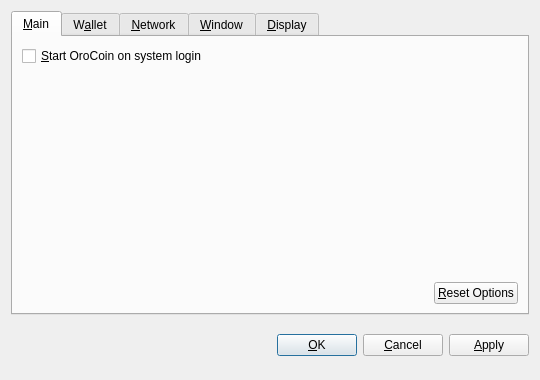
<?xml version="1.0" encoding="UTF-8"?>
<ui version="4.0">
 <class>OptionsDialog</class>
 <widget class="QDialog" name="OptionsDialog">
  <property name="geometry">
   <rect>
    <x>0</x>
    <y>0</y>
    <width>540</width>
    <height>380</height>
   </rect>
  </property>
  <property name="windowTitle">
   <string>Options</string>
  </property>
  <property name="modal">
   <bool>true</bool>
  </property>
  <layout class="QVBoxLayout" name="verticalLayout">
   <item>
    <widget class="QTabWidget" name="tabWidget">
     <property name="tabPosition">
      <enum>QTabWidget::North</enum>
     </property>
     <property name="currentIndex">
      <number>0</number>
     </property>
     <widget class="QWidget" name="tabMain">
      <attribute name="title">
       <string>&amp;Main</string>
      </attribute>
      <layout class="QVBoxLayout" name="verticalLayout_Main">
       <item>
        <widget class="QCheckBox" name="bitcoinAtStartup">
         <property name="toolTip">
          <string>Automatically start OroCoin after logging in to the system.</string>
         </property>
         <property name="text">
          <string>&amp;Start OroCoin on system login</string>
         </property>
        </widget>
       </item>
       <item>
        <spacer name="verticalSpacer_Main">
         <property name="orientation">
          <enum>Qt::Vertical</enum>
         </property>
         <property name="sizeHint" stdset="0">
          <size>
           <width>20</width>
           <height>40</height>
          </size>
         </property>
        </spacer>
       </item>
       <item>
        <layout class="QHBoxLayout" name="horizontalLayout_2_Main">
         <item>
          <spacer name="horizontalSpacer_2_Main">
           <property name="orientation">
            <enum>Qt::Horizontal</enum>
           </property>
           <property name="sizeHint" stdset="0">
            <size>
             <width>40</width>
             <height>20</height>
            </size>
           </property>
          </spacer>
         </item>
         <item>
          <widget class="QPushButton" name="resetButton">
           <property name="toolTip">
            <string>Reset all client options to default.</string>
           </property>
           <property name="text">
            <string>&amp;Reset Options</string>
           </property>
           <property name="autoDefault">
            <bool>false</bool>
           </property>
          </widget>
         </item>
        </layout>
       </item>
      </layout>
     </widget>
     <widget class="QWidget" name="tabWallet">
      <attribute name="title">
       <string>W&amp;allet</string>
      </attribute>
      <layout class="QVBoxLayout" name="verticalLayout_Network">
       <item>
        <widget class="QLabel" name="transactionFeeInfoLabel">
         <property name="text">
          <string>Optional transaction fee per kB that helps make sure your transactions are processed quickly. Most transactions are 1 kB.</string>
         </property>
         <property name="textFormat">
          <enum>Qt::PlainText</enum>
         </property>
         <property name="wordWrap">
          <bool>true</bool>
         </property>
        </widget>
       </item>
       <item>
        <layout class="QHBoxLayout" name="horizontalLayout_1_Main">
         <item>
          <widget class="QLabel" name="transactionFeeLabel">
           <property name="text">
            <string>Pay transaction &amp;fee</string>
           </property>
           <property name="textFormat">
            <enum>Qt::PlainText</enum>
           </property>
           <property name="buddy">
            <cstring>transactionFee</cstring>
           </property>
          </widget>
         </item>
         <item>
          <widget class="BitcoinAmountField" name="transactionFee"/>
         </item>
         <item>
          <spacer name="horizontalSpacer_1_Main">
           <property name="orientation">
            <enum>Qt::Horizontal</enum>
           </property>
           <property name="sizeHint" stdset="0">
            <size>
             <width>40</width>
             <height>20</height>
            </size>
           </property>
          </spacer>
         </item>
        </layout>
       </item>
       <item>
        <widget class="QLabel" name="label">
         <property name="text">
          <string>If you disable the spending of unconfirmed change, the change from a transaction cannot be used until that transaction has at least one confirmation. This also affects how your balance is computed.</string>
         </property>
         <property name="wordWrap">
          <bool>true</bool>
         </property>
        </widget>
       </item>
       <item>
        <widget class="QCheckBox" name="spendZeroConfChange">
         <property name="text">
          <string>Spend unconfirmed change  (experts only)</string>
         </property>
        </widget>
       </item>
       <item>
        <spacer name="verticalSpacer">
         <property name="orientation">
          <enum>Qt::Vertical</enum>
         </property>
         <property name="sizeHint" stdset="0">
          <size>
           <width>20</width>
           <height>40</height>
          </size>
         </property>
        </spacer>
       </item>
      </layout>
     </widget>
     <widget class="QWidget" name="tabNetwork">
      <attribute name="title">
       <string>&amp;Network</string>
      </attribute>
      <layout class="QVBoxLayout" name="verticalLayout_Network">
       <item>
        <widget class="QCheckBox" name="mapPortUpnp">
         <property name="toolTip">
          <string>Automatically open the OroCoin client port on the router. This only works when your router supports UPnP and it is enabled.</string>
         </property>
         <property name="text">
          <string>Map port using &amp;UPnP</string>
         </property>
        </widget>
       </item>
       <item>
        <widget class="QCheckBox" name="connectSocks">
         <property name="toolTip">
          <string>Connect to the OroCoin network through a SOCKS proxy (e.g. when connecting through Tor).</string>
         </property>
         <property name="text">
          <string>&amp;Connect through SOCKS proxy:</string>
         </property>
        </widget>
       </item>
       <item>
        <layout class="QHBoxLayout" name="horizontalLayout_Network">
         <item>
          <widget class="QLabel" name="proxyIpLabel">
           <property name="text">
            <string>Proxy &amp;IP:</string>
           </property>
           <property name="textFormat">
            <enum>Qt::PlainText</enum>
           </property>
           <property name="buddy">
            <cstring>proxyIp</cstring>
           </property>
          </widget>
         </item>
         <item>
          <widget class="QValidatedLineEdit" name="proxyIp">
           <property name="maximumSize">
            <size>
             <width>140</width>
             <height>16777215</height>
            </size>
           </property>
           <property name="toolTip">
            <string>IP address of the proxy (e.g. 127.0.0.1)</string>
           </property>
          </widget>
         </item>
         <item>
          <widget class="QLabel" name="proxyPortLabel">
           <property name="text">
            <string>&amp;Port:</string>
           </property>
           <property name="textFormat">
            <enum>Qt::PlainText</enum>
           </property>
           <property name="buddy">
            <cstring>proxyPort</cstring>
           </property>
          </widget>
         </item>
         <item>
          <widget class="QLineEdit" name="proxyPort">
           <property name="maximumSize">
            <size>
             <width>55</width>
             <height>16777215</height>
            </size>
           </property>
           <property name="toolTip">
            <string>Port of the proxy (e.g. 9050)</string>
           </property>
          </widget>
         </item>
         <item>
          <widget class="QLabel" name="socksVersionLabel">
           <property name="text">
            <string>SOCKS &amp;Version:</string>
           </property>
           <property name="textFormat">
            <enum>Qt::PlainText</enum>
           </property>
           <property name="buddy">
            <cstring>socksVersion</cstring>
           </property>
          </widget>
         </item>
         <item>
          <widget class="QValueComboBox" name="socksVersion">
           <property name="toolTip">
            <string>SOCKS version of the proxy (e.g. 5)</string>
           </property>
          </widget>
         </item>
         <item>
          <spacer name="horizontalSpacer_Network">
           <property name="orientation">
            <enum>Qt::Horizontal</enum>
           </property>
           <property name="sizeHint" stdset="0">
            <size>
             <width>40</width>
             <height>20</height>
            </size>
           </property>
          </spacer>
         </item>
        </layout>
       </item>
       <item>
        <spacer name="verticalSpacer_Network">
         <property name="orientation">
          <enum>Qt::Vertical</enum>
         </property>
         <property name="sizeHint" stdset="0">
          <size>
           <width>20</width>
           <height>40</height>
          </size>
         </property>
        </spacer>
       </item>
      </layout>
     </widget>
     <widget class="QWidget" name="tabWindow">
      <attribute name="title">
       <string>&amp;Window</string>
      </attribute>
      <layout class="QVBoxLayout" name="verticalLayout_Window">
       <item>
        <widget class="QCheckBox" name="minimizeToTray">
         <property name="toolTip">
          <string>Show only a tray icon after minimizing the window.</string>
         </property>
         <property name="text">
          <string>&amp;Minimize to the tray instead of the taskbar</string>
         </property>
        </widget>
       </item>
       <item>
        <widget class="QCheckBox" name="minimizeOnClose">
         <property name="toolTip">
          <string>Minimize instead of exit the application when the window is closed. When this option is enabled, the application will be closed only after selecting Quit in the menu.</string>
         </property>
         <property name="text">
          <string>M&amp;inimize on close</string>
         </property>
        </widget>
       </item>
       <item>
        <spacer name="verticalSpacer_Window">
         <property name="orientation">
          <enum>Qt::Vertical</enum>
         </property>
         <property name="sizeHint" stdset="0">
          <size>
           <width>20</width>
           <height>40</height>
          </size>
         </property>
        </spacer>
       </item>
      </layout>
     </widget>
     <widget class="QWidget" name="tabDisplay">
      <attribute name="title">
       <string>&amp;Display</string>
      </attribute>
      <layout class="QVBoxLayout" name="verticalLayout_Display">
       <item>
        <layout class="QHBoxLayout" name="horizontalLayout_1_Display">
         <item>
          <widget class="QLabel" name="langLabel">
           <property name="text">
            <string>User Interface &amp;language:</string>
           </property>
           <property name="textFormat">
            <enum>Qt::PlainText</enum>
           </property>
           <property name="buddy">
            <cstring>lang</cstring>
           </property>
          </widget>
         </item>
         <item>
          <widget class="QValueComboBox" name="lang">
           <property name="toolTip">
            <string>The user interface language can be set here. This setting will take effect after restarting OroCoin.</string>
           </property>
          </widget>
         </item>
        </layout>
       </item>
       <item>
        <layout class="QHBoxLayout" name="horizontalLayout_2_Display">
         <item>
          <widget class="QLabel" name="unitLabel">
           <property name="text">
            <string>&amp;Unit to show amounts in:</string>
           </property>
           <property name="textFormat">
            <enum>Qt::PlainText</enum>
           </property>
           <property name="buddy">
            <cstring>unit</cstring>
           </property>
          </widget>
         </item>
         <item>
          <widget class="QValueComboBox" name="unit">
           <property name="toolTip">
            <string>Choose the default subdivision unit to show in the interface and when sending coins.</string>
           </property>
          </widget>
         </item>
        </layout>
       </item>
       <item>
        <widget class="QCheckBox" name="displayAddresses">
         <property name="toolTip">
          <string>Whether to show OroCoin addresses in the transaction list or not.</string>
         </property>
         <property name="text">
          <string>&amp;Display addresses in transaction list</string>
         </property>
        </widget>
       </item>
       <item>
        <widget class="QCheckBox" name="coinControlFeatures">
         <property name="toolTip">
          <string>Whether to show coin control features or not.</string>
         </property>
         <property name="text">
          <string>Display coin &amp;control features (experts only!)</string>
         </property>
        </widget>
       </item>
       <item>
        <spacer name="verticalSpacer_Display">
         <property name="orientation">
          <enum>Qt::Vertical</enum>
         </property>
         <property name="sizeHint" stdset="0">
          <size>
           <width>20</width>
           <height>40</height>
          </size>
         </property>
        </spacer>
       </item>
      </layout>
     </widget>
    </widget>
   </item>
   <item>
    <layout class="QHBoxLayout" name="horizontalLayout_Buttons">
     <item>
      <spacer name="horizontalSpacer_1">
       <property name="orientation">
        <enum>Qt::Horizontal</enum>
       </property>
       <property name="sizeHint" stdset="0">
        <size>
         <width>40</width>
         <height>48</height>
        </size>
       </property>
      </spacer>
     </item>
     <item>
      <widget class="QLabel" name="statusLabel">
       <property name="font">
        <font>
         <weight>75</weight>
         <bold>true</bold>
        </font>
       </property>
       <property name="text">
        <string/>
       </property>
       <property name="textFormat">
        <enum>Qt::PlainText</enum>
       </property>
       <property name="wordWrap">
        <bool>true</bool>
       </property>
      </widget>
     </item>
     <item>
      <spacer name="horizontalSpacer_2">
       <property name="orientation">
        <enum>Qt::Horizontal</enum>
       </property>
       <property name="sizeHint" stdset="0">
        <size>
         <width>40</width>
         <height>48</height>
        </size>
       </property>
      </spacer>
     </item>
     <item>
      <widget class="QPushButton" name="okButton">
       <property name="text">
        <string>&amp;OK</string>
       </property>
      </widget>
     </item>
     <item>
      <widget class="QPushButton" name="cancelButton">
       <property name="text">
        <string>&amp;Cancel</string>
       </property>
       <property name="autoDefault">
        <bool>false</bool>
       </property>
      </widget>
     </item>
     <item>
      <widget class="QPushButton" name="applyButton">
       <property name="text">
        <string>&amp;Apply</string>
       </property>
       <property name="autoDefault">
        <bool>false</bool>
       </property>
      </widget>
     </item>
    </layout>
   </item>
  </layout>
 </widget>
 <customwidgets>
  <customwidget>
   <class>BitcoinAmountField</class>
   <extends>QSpinBox</extends>
   <header>bitcoinamountfield.h</header>
  </customwidget>
  <customwidget>
   <class>QValueComboBox</class>
   <extends>QComboBox</extends>
   <header>qvaluecombobox.h</header>
  </customwidget>
  <customwidget>
   <class>QValidatedLineEdit</class>
   <extends>QLineEdit</extends>
   <header>qvalidatedlineedit.h</header>
  </customwidget>
 </customwidgets>
 <resources/>
 <connections/>
</ui>
